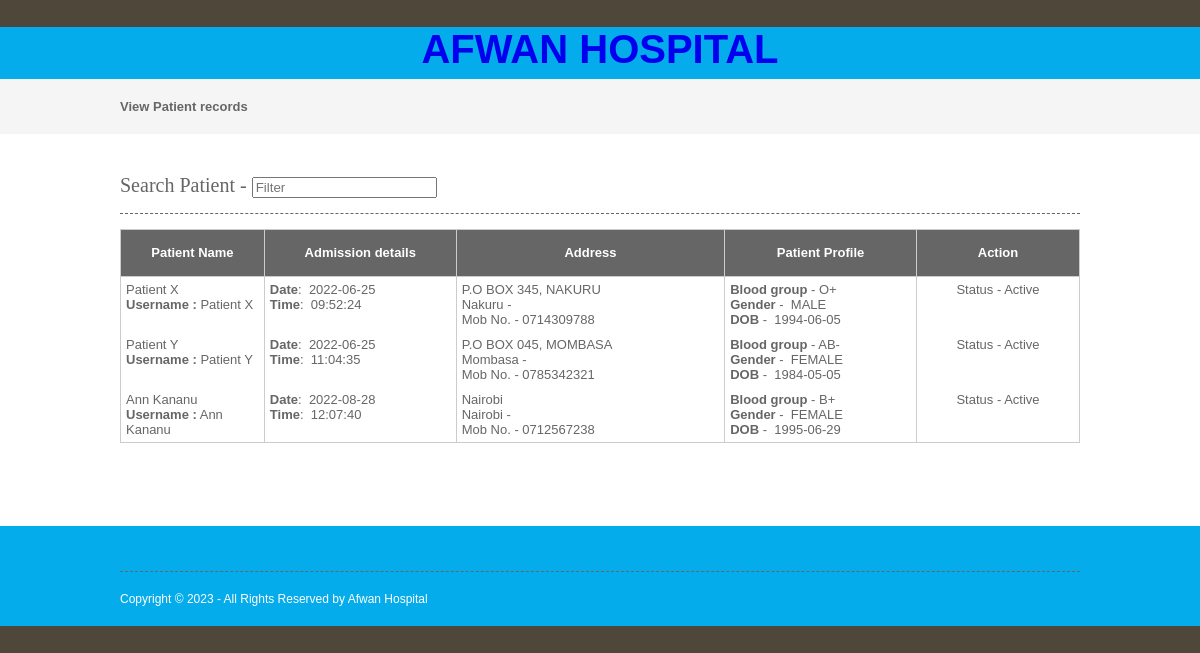
The page /viewpatient.php on the database its author committed.
### tables this page shows
CREATE TABLE `patient` (
  `patientid` int(10) NOT NULL,
  `patientname` varchar(50) NOT NULL,
  `admissiondate` date NOT NULL,
  `admissiontime` time NOT NULL,
  `address` varchar(250) NOT NULL,
  `mobileno` varchar(15) NOT NULL,
  `city` varchar(25) NOT NULL,
  `loginid` varchar(50) NOT NULL,
  `password` varchar(25) NOT NULL,
  `bloodgroup` varchar(20) NOT NULL,
  `gender` varchar(10) NOT NULL,
  `dob` date NOT NULL,
  `status` varchar(10) NOT NULL
);

### viewpatient.php (the view, shortened to what this page needs)
<?php
include("headers.php");
include("dbconnection.php");
?>
<div class="wrapper col2">
  <div id="breadcrumb">
    <ul>
      <li class="first">View Patient records</li></ul>
  </div>
</div>
<div class="wrapper col4">
  <div id="container">
<section class="container">
<h2>Search Patient - <input type="search" class="light-table-filter" data-table="order-table" placeholder="Filter" /></h2>
	<table class="order-table">
      <thead>
        <tr>
          <th width="15%" height="36"><div align="center">Patient Name</div></th>
          <th width="20%"><div align="center">Admission details</div></th>
          <th width="28%"><div align="center">Address</div></th>
          <th width="20%"><div align="center">Patient Profile</div></th>
          <th width="17%"><div align="center">Action</div></th>
        </tr>
        </thead>
      <tbody>
   <?php
		$sql ="SELECT * FROM patient";
		$qsql = mysqli_query($con,$sql);
		while($rs = mysqli_fetch_array($qsql))
		{
        echo "<tr>
          <td>$rs[patientname]<br>
		  <strong>Username :</strong> $rs[loginid] </td>
          <td>
		  <strong>Date</strong>: &nbsp;$rs[admissiondate]<br>
		 <strong>Time</strong>: &nbsp;$rs[admissiontime]</td>
		   <td>$rs[address]<br>$rs[city] -  &nbsp;$rs[pincode]<br>
Mob No. - $rs[mobileno]</td>
			    <td><strong>Blood group</strong> - $rs[bloodgroup]<br>
<strong>Gender</strong> - &nbsp;$rs[gender]<br>
<strong>DOB</strong> - &nbsp;$rs[dob]</td>
          <td align='center'>Status - $rs[status] <br>";
		  echo "</td></tr>";
		}
		?>
      </tbody>
    </table>
</section>
    <p>&nbsp;</p>
  </div>
</div>
<?php
include("footers.php");
?>

### layout/styles/layout.css (style rules this page uses)
html { overflow-y:scroll; }
body { margin:0; padding:0; font-size:13px; font-family:verdana, Arial, Helvetica, sans-serif; color:#FFFFFF; background-color:#4F473A; }
div.wrapper { display:block; width:100%; margin:0; text-align:left; }
.col2 { color:#666666; background-color:#F5F5F5; }
.col3, .col4 { color:#666666; background-color:#FFFFFF; }
#head, #gallery, #breadcrumb, #container, #footer { display:block; position:relative; width:960px; margin:0 auto; }
#breadcrumb { padding:20px 0; }
#breadcrumb ul { margin:0; padding:0; list-style:none; }
#breadcrumb ul li { display:inline; }
#breadcrumb ul li.first { font-weight:bold; }
#container { padding:40px 0; }
#container h1, #container h2, #container h3, #container h4, #container h5, #container h6 { margin:0 0 15px 0; padding:0 0 15px 0; line-height:normal; font-weight:normal; font-size:20px; font-family:Georgia, "Times New Roman", Times, serif; border-bottom:1px dashed #666666; }

### layout/styles/tables.css (style rules this page uses)
table { width:100%; border-collapse:collapse; table-layout:auto; vertical-align:top; margin-bottom:15px; border:1px solid #CCCCCC; }
table thead th { color:#FFFFFF; background-color:#666666; border:1px solid #CCCCCC; border-collapse:collapse; text-align:center; table-layout:auto; vertical-align:middle; }
table tbody td { vertical-align:top; border-collapse:collapse; border-left:1px solid #CCCCCC; border-right:1px solid #CCCCCC; }
table thead th, table tbody td { padding:5px; border-collapse:collapse; }

### rows shown on the page
patient: patientname "Patient X", loginid "Patient X", admissiondate "2022-06-25", admissiontime "09:52:24", address "P.O BOX 345, NAKURU", city "Nakuru", mobileno "0714309788", bloodgroup "O+", gender "MALE", dob "1994-06-05", status "Active"
patient: patientname "Patient Y", loginid "Patient Y", admissiondate "2022-06-25", admissiontime "11:04:35", address "P.O BOX 045, MOMBASA", city "Mombasa", mobileno "0785342321", bloodgroup "AB-", gender "FEMALE", dob "1984-05-05", status "Active"
patient: patientname "Ann Kananu", loginid "Ann Kananu", admissiondate "2022-08-28", admissiontime "12:07:40", address "Nairobi", city "Nairobi", mobileno "0712567238", bloodgroup "B+", gender "FEMALE", dob "1995-06-29", status "Active"
